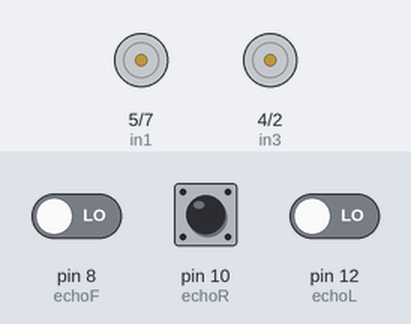
This sketch was run on a simulated Arduino Uno, built with avr-gcc and run on an emulated ATmega328P. Shown: motor-driver pin pairs drawn as motors (green arrow = first pin HIGH = forward, orange = second pin HIGH = backward, longer = more drive, scaled by the enable pin). The test bench sets the inputs (shaded band); at power-on: pin 10 (echoR) LOW, pin 8 (echoF) LOW, pin 12 (echoL) LOW.

Above: at 1.2 s.
1.3 s: pin 10 (echoR) pulsed HIGH 2 times (0.12 s each, 0.3 s apart)
At 3.0 s:
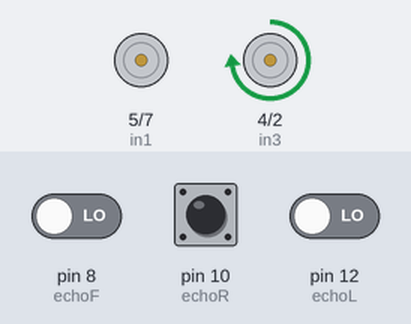
At 7.5 s:
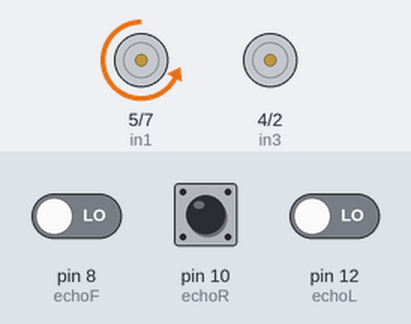
Timing chart, 0 to 13.7 s (numbered marks = the images above; inputs shaded):
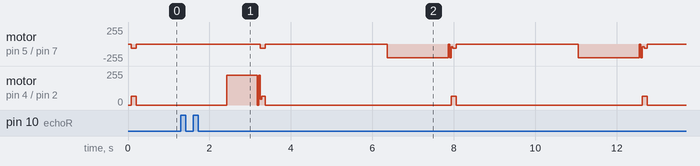

The sketch:

MazeSolver.ino
```cpp
// MazeSolver w/Edits by Nathan

  //Initialize Pins
    // H-Bridge Pins (Double-Check these; some have switched)
int enA = 3;  //EnableA- Will use a PWM to control the Right motor.
int in1 = 5;  //in1 and in2 also control the right motor.
int in2 = 7;

int in4 = 2;  //These are for the left motor.
int in3 = 4;
int enB = 6;

    // RangeFinder Pins
int echoF = 8; //Echo(Front): Receives from the Ultrasonic
int triggerF = 9; //Trigger(Front): Produces a signal for the Ultrasonic
int echoR = 10; //Right
int triggerR = 11;
int echoL = 12; //Left
int triggerL = 13;

// Constants
#define LEFT 3
#define RIGHT 2
#define STRAIGHT 1
#define OBSTACLE_CLOSE 10  // Determines how close to a wall the robot must get before turning. May be adjusted
#define TURN_TIME 750     // How long to turn 90 degrees. Will need to be calibrated for each team
#define SHARP_TURN_TIME 600 //See my SharpRight code at bottom. We can write functions that might be
                            //able to make the robot run faster.

// Initialize variables
float straightDistance = 0, rightDistance = 0, leftDistance = 0;

void setup() {
      // Sets the pins as input pins or output pins, according to role
  pinMode(enA, OUTPUT);
  pinMode(enB, OUTPUT);
  pinMode(in1, OUTPUT);
  pinMode(in2, OUTPUT);
  pinMode(in3, OUTPUT);
  pinMode(in4, OUTPUT);
  pinMode(triggerF, OUTPUT);
  pinMode(echoF, INPUT);
  pinMode(triggerR, OUTPUT);
  pinMode(echoR, INPUT);
  pinMode(triggerL, OUTPUT);
  pinMode(echoL, INPUT);
  Serial.begin(9600);        // Sets the baud rate
}

// Will work, but doesn't actually guarantee a solved maze as it is right now
void loop() { //THIS IS WHERE THE MAIN MAZE-SOLVING CODE GOES
  //For example, this code will drive straight until it approaches a wall, then
  //it will go either left or right, whichever has a longer path to follow.
  GoStraight();
  straightDistance = GetDistance(STRAIGHT);
  rightDistance = GetDistance(RIGHT);
  leftDistance = GetDistance(LEFT);

  if (straightDistance < OBSTACLE_CLOSE) {
    if (leftDistance < OBSTACLE_CLOSE && rightDistance < OBSTACLE_CLOSE) {
      LeftTurn90();
      LeftTurn90();
    }
    else if (leftDistance > rightDistance) {
      LeftTurn90();
    }
    else if (rightDistance > leftDistance) {
      RightTurn90();
    }
  }
}

void GoStraight() {
    // Sets all wheels to forward     -    these may need to be changed
  digitalWrite(in1, LOW);         //The direction of each motor is determined
  digitalWrite(in2, HIGH);        //by its two "in" pins on the H-bridge. One
  digitalWrite(in3, HIGH);        //must be high and the other low, and switching
  digitalWrite(in4, LOW);         //them changes the direction.

    // PWM to slow down the maze solver
  for (int i = 0; i < 10; i++) {  //PWM-Pulse Width Modulation
    analogWrite(enB, 225);        //analogWrite(pin,value) uses a PWM to simulate
    analogWrite(enA, 205);        //an analog signal, using a range from 0 to 255
    delay(5);                     //(8bit) to make an output voltage between 0
    analogWrite(enB, 0);          //and 5 volts. **I'm not sure why B is 225 and
    analogWrite(enA, 0);          //A is 205; I'm guessing they should be equal?
    delay(14);                    //delay(time) is in milliseconds
  }

  return;
}

void LeftTurn90() {

    // Sets right wheel to forward
  digitalWrite(in1, LOW);     //Make sure that these HIGH and LOW values
  digitalWrite(in2, HIGH);    //will drive forward.
  analogWrite(enA, 205);
    // Left wheel is turned off
  digitalWrite(in3, LOW);
  digitalWrite(in4, HIGH);
  analogWrite(enB, 0);
    // Continues for enough time to turn 90 degrees. TURN_TIME (top of file) will need to be adjusted
  delay(TURN_TIME);

  return;
}

void RightTurn90() {
    // Right wheel is turned off
  digitalWrite(in1, HIGH);  //These lines might be a little redundant, it doesn't
  digitalWrite(in2, LOW);   //matter what direction in1&2 are if enA is at 0.
  analogWrite(enA, 0);
    // Set left wheel to forward
  digitalWrite(in3, HIGH);
  digitalWrite(in4, LOW);
  analogWrite(enB, 205);
    // Continues for enough time to turn 90 degrees. TURN_TIME (top of file) will need to be adjusted
  delay(TURN_TIME);
  return;
}

double GetDistance(int directions) {
  double duration, distance;

  if (directions == STRAIGHT) {
      // Sequence to activate the rangeFinders and read the data
    digitalWrite(triggerF, LOW);

    delayMicroseconds(2);
    digitalWrite(triggerF, HIGH);

    delayMicroseconds(10);              //pulseIn works by counting how long it takes for the sound
    duration = pulseIn(echoF, HIGH);    //to bounce back to the sensor (duration). The distance is then
    distance = (duration / 2) * 0.0343; //that duration/2 (because the sound goes there and back), and
                                        //the 0.0343 converts the distance to cm.
    //Serial.println("distance1 =  ");
    //Serial.println(distance);         //Here is some code for debugging.
  } else if (directions == RIGHT) {
      // Sequence to activate the rangeFinders and read the data
    digitalWrite(triggerR, LOW);

    delayMicroseconds(2);
    digitalWrite(triggerR, HIGH);

    delayMicroseconds(10);
    duration = pulseIn(echoR, HIGH);
    distance = (duration / 2) * 0.0343;

    //Serial.println("distance2 =  ");
    //Serial.println(distance);
  } else if (directions == LEFT) {
      // Sequence to activate the rangeFinders and read the data
    digitalWrite(triggerL, LOW);

    delayMicroseconds(3);
    digitalWrite(triggerL, HIGH);

    delayMicroseconds(10);
    duration = pulseIn(echoL, HIGH);
    distance = (duration / 2) * 0.0343;

    // Serial.println("distance3 =  ");
    //Serial.println(distance);
  }
  return distance;

}

void SharpRight() {
    // Right wheel goes forward
  digitalWrite(in1, LOW);
  digitalWrite(in2, HIGH);
  analogWrite(enA, 205);
    //Left wheel goes backward
  digitalWrite(in3, HIGH);
  digitalWrite(in4, LOW);
  analogWrite(enB, 205);
    // Continues for enough time to turn 90 degrees. SHARP_TURN_TIME (top of file) will need to be adjusted
  delay(SHARP_TURN_TIME);
  return;
}
```

Measured:
- by itself, motor on pin 5 (in1) / pin 7 (in2): repeats every 4.7 s: stopped 3.0 s, backward 205/255 1.5 s, stopped 0.03 s, backward 205/255 0.04 s, backward 41/255 0.04 s, backward 61/255 0.08 s
